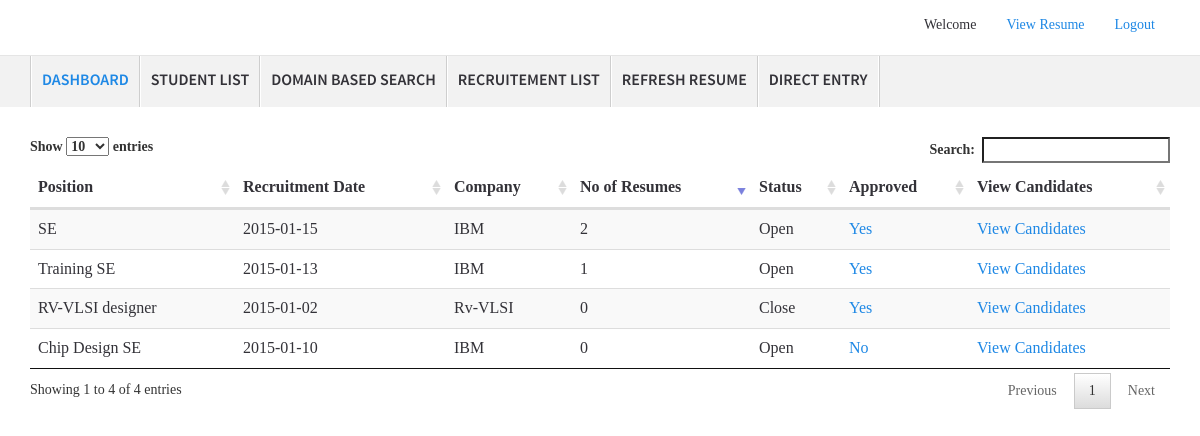
The page /admin/recruitementList.php on the database as committed earlier.
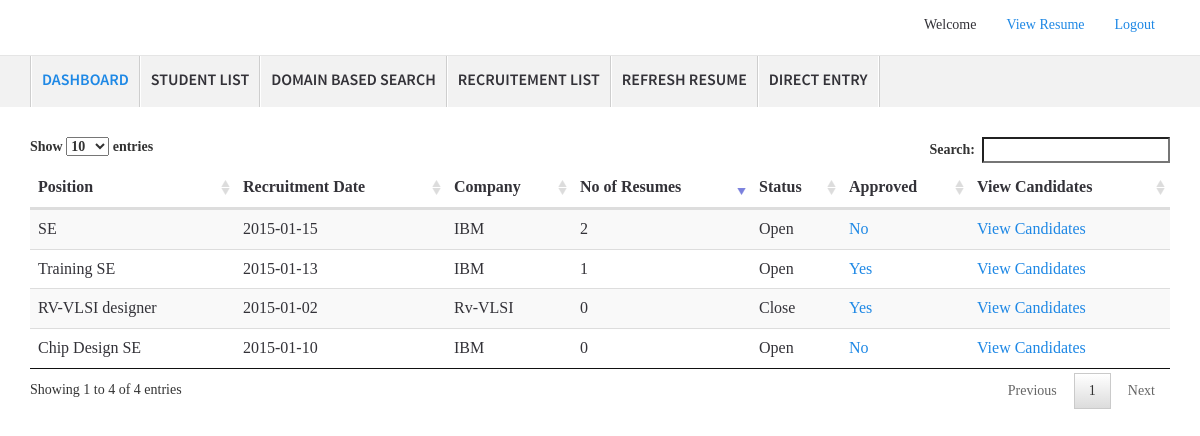
The same page on the database as committed later.
### tables this page shows
CREATE TABLE IF NOT EXISTS `tbl_recruitement` (
  `idrecruitement` bigint(20) NOT NULL AUTO_INCREMENT,
  `recruitementposition` varchar(500) NOT NULL,
  `idrecruiter` bigint(20) NOT NULL,
  `approved` enum('Yes','No') NOT NULL,
  `status` enum('Open','Close') NOT NULL,
  `recruitementdate` date NOT NULL,
  PRIMARY KEY (`idrecruitement`)
);

CREATE TABLE IF NOT EXISTS `tbl_recruiter` (
  `idrecruiter` int(11) NOT NULL AUTO_INCREMENT,
  `usename` varchar(255) NOT NULL,
  `password` varchar(255) NOT NULL,
  `email` varchar(50) NOT NULL,
  `company` varchar(255) NOT NULL,
  `address` text NOT NULL,
  `pin` varchar(50) NOT NULL,
  `city` varchar(200) DEFAULT NULL,
  `state` varchar(200) DEFAULT NULL,
  `country` varchar(200) DEFAULT NULL,
  `designation` varchar(255) NOT NULL,
  `std` varchar(255) NOT NULL,
  `contact` varchar(255) NOT NULL,
  `mobile` varchar(50) NOT NULL,
  `web_url` varchar(255) NOT NULL,
  `comp_desc` text NOT NULL,
  `industry` varchar(255) NOT NULL,
  `no_employes` varchar(255) NOT NULL,
  `approve` int(11) NOT NULL,
  `active` binary(1) DEFAULT '1',
  `registereddate` varchar(20) DEFAULT NULL,
  `Otherindustry` varchar(100) DEFAULT '0',
  PRIMARY KEY (`idrecruiter`)
);

### admin/recruitementList.php (the view, shortened to what this page needs)
<?php
$studentSql = mysql_query("Select a.*,b.* from tbl_recruitement as a ,tbl_recruiter as b
	                        where a.idrecruiter=b.idrecruiter");
$i=0;
while($row = mysql_fetch_assoc($studentSql))
{
    $recruitementArray[$i]['recruitementposition'] = $row['recruitementposition'];
    $recruitementArray[$i]['idrecruitement'] = $row['idrecruitement'];
    $recruitementArray[$i]['company'] = $row['company'];
    $recruitementArray[$i]['recruitementdate'] = $row['recruitementdate'];
        $recruitementArray[$i]['approved'] = $row['approved'];
    $recruitementArray[$i]['status'] = $row['status'];
    $i++;
}
?>
	<link rel="stylesheet" type="text/css" href="tablegrid/css/jquery.dataTables.css">
    <link href="../css/bootstrap.min.css" rel="stylesheet">
    <link href="../css/main.css" rel="stylesheet">
  </head>
  <body>
  <?php include('../include/header.php');?>
    <?php include('include/nav.php');?>
    <div class="container mar-t30">
        <div class="clearfix brd-btm pad-b20" style="display:none">
        <a href="addCompanyProject.php" class="btn btn-primary pull-right" >+ ADD PROJECT</a>
    </div>
			<table id="example" class="table table-striped" cellspacing="0" width="100%">
				<thead>
					<tr>
						<th>Position</th>
						<th>Recruitment Date</th>
						<th>Company</th>
						<th>No of Resumes</th>
						<th>Status</th>
						<th>Approved</th><th>View Candidates</th>
					</tr>
				</thead>
				<tbody>
				<?php for($i=0;$i<count($recruitementArray);$i++){
					$idrecruitement = $recruitementArray[$i]['idrecruitement'];
					$approved = $recruitementArray[$i]['approved'];?>
					<tr>
						<td><?php echo $recruitementArray[$i]['recruitementposition'];?></td>
						<td><?php echo $recruitementArray[$i]['recruitementdate'];?></td>
						<td><?php echo $recruitementArray[$i]['company'];?></td>
						<?php
$countOfStudentForRecruitmentSql = mysql_query("Select count(idrecruitementresumes) as totalcount
	from tbl_recruitementresumes where idrecruitement='$idrecruitement'");
while($row = mysql_fetch_assoc($countOfStudentForRecruitmentSql))
{
	$totalResumesAttached = $row['totalcount'];
}
?>
						<td><?php echo $totalResumesAttached;?></td>
						<td><?php echo $recruitementArray[$i]['status'];?></td>
						<td><a href="javascript:fnChangeApprove('<?php echo $approved.'--'.$idrecruitement;?>');">
						<?php echo $recruitementArray[$i]['approved'];?></a></td>
						<td><a href="viewRecruitementlistCandidates.php?idrecruitement=<?php echo $idrecruitement;?>">View Candidates</a></td>
					</tr>
					<?php }?>
				</tbody>
			</table>
</div>
</body>

Rows that differ between the two databases and show on the page:
changed tbl_recruitement "SE": approved "Yes" → "No"
